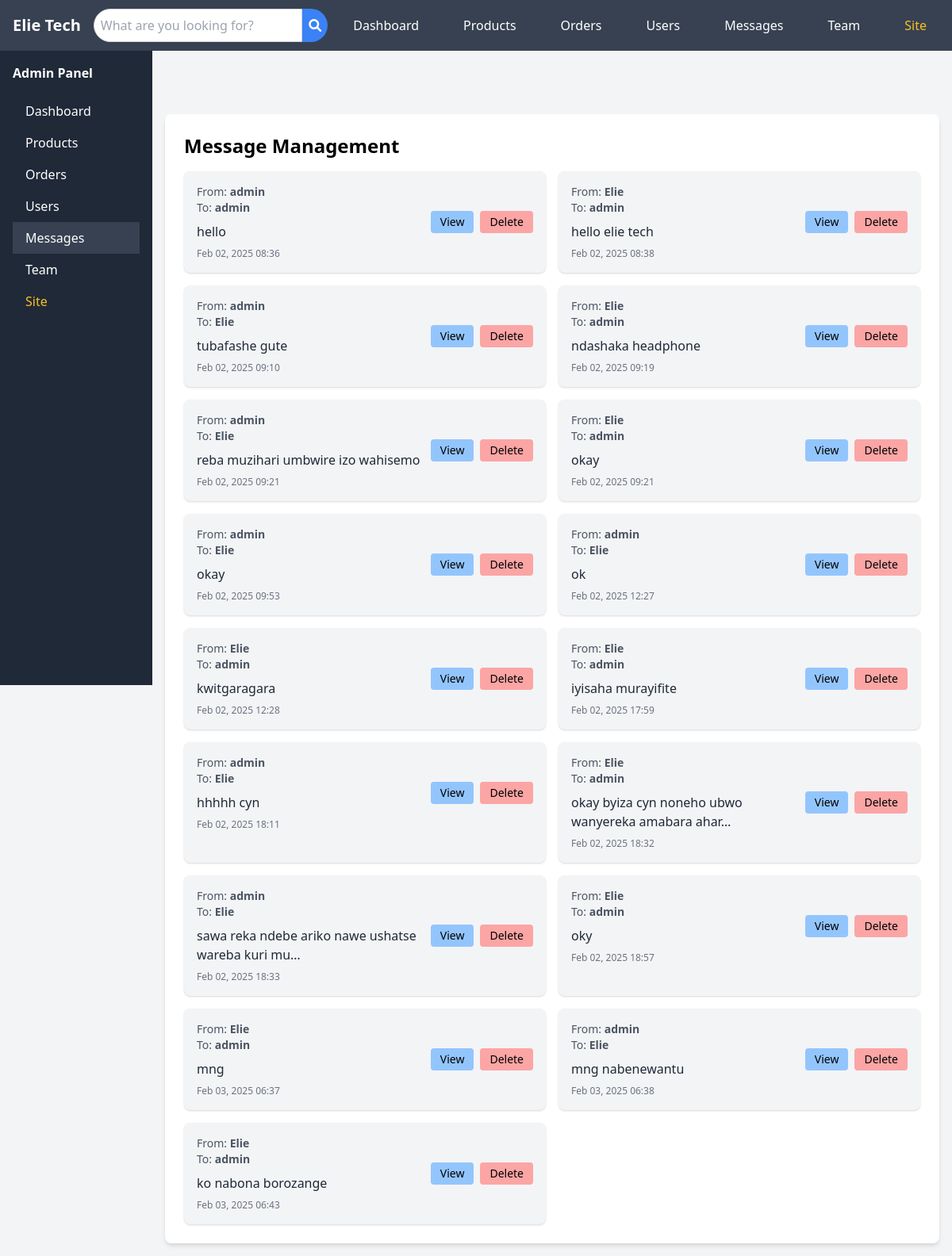
/admin-panel/messages/ (signed in), run on an earlier commit of the app's database.
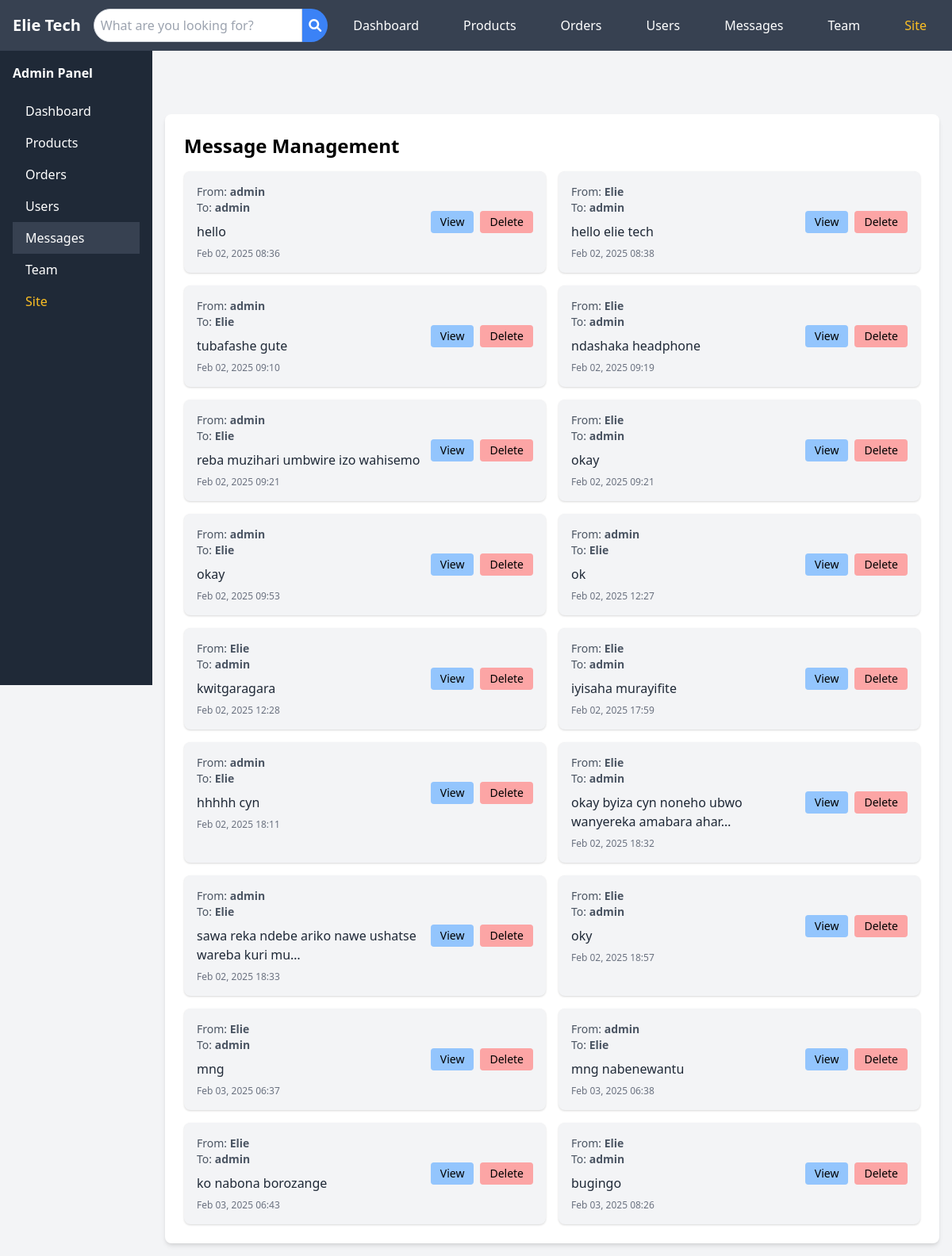
And on a later commit of the database.
### store/models.py (models this page shows, shortened)
class Message(models.Model):
    sender = models.ForeignKey(User, related_name='sent_messages', on_delete=models.CASCADE)
    recipient = models.ForeignKey(User, related_name="received_messages", on_delete=models.CASCADE)
    content = models.TextField()
    image = models.ImageField(upload_to='message_images/', null=True, blank=True)
    is_read = models.BooleanField(default=False)
    timestamp = models.DateTimeField(auto_now_add=True)

### store/views.py (the view)
# urls.py: path('admin-panel/messages/', views.admin_messages, name='admin_messages'),
@staff_member_required
@csrf_exempt
def admin_messages(request):
    messages_list = Message.objects.select_related('sender', 'recipient').all()
    return render(request, 'admin/messages.html', {'messages': messages_list})

### store/context_processors.py (called while the page is built)
def unread_message_count(request):
    unread_count = 0
    if request.user.is_authenticated:
        unread_count = Message.objects.filter(
            recipient=request.user,  # <-- Fix here
            is_read=False
        ).count()
    return {'unread_message_count': unread_count}

### templates/admin/messages.html
{% extends 'admin/base.html' %}
{% block content %}
<div class="bg-white rounded-lg shadow-md p-6">
    <h2 class="text-2xl font-bold mb-4">Message Management</h2>
    <div class="grid grid-cols-1 md:grid-cols-2 gap-4">
        {% for message in messages %}
        <div class="bg-gray-100 p-4 rounded-lg shadow">
            <div class="flex justify-between items-center">
                <div>
                    <p class="text-sm text-gray-600">From: <span class="font-semibold">{{ message.sender.username }}</span></p>
                    <p class="text-sm text-gray-600">To: <span class="font-semibold">{{ message.recipient.username }}</span></p>
                    <p class="text-gray-800 mt-2">{{ message.content|truncatechars:50 }}</p>
                    <p class="text-xs text-gray-500 mt-2">{{ message.timestamp|date:"M d, Y H:i" }}</p>
                </div>
                <div class="flex space-x-2">
                    <a href="{% url 'admin_view_message' message.id %}"
                       class="bg-blue-300 text-black px-3 py-1 rounded hover:bg-blue-600 text-sm">
                        View
                    </a>
                    <a href="{% url 'admin_delete_message' message.id %}"
                       class="bg-red-300 text-black px-3 py-1 rounded hover:bg-red-600 text-sm">
                        Delete
                    </a>
                </div>
            </div>
        </div>
        {% empty %}
        <p class="text-gray-500">No messages available.</p>
        {% endfor %}
    </div>
</div>
{% endblock %}

What changed in the data, as far as the page shows it:
added Message: sender.username "Elie", recipient.username "admin", content "bugingo", timestamp "Feb 03, 2025 08:26"
